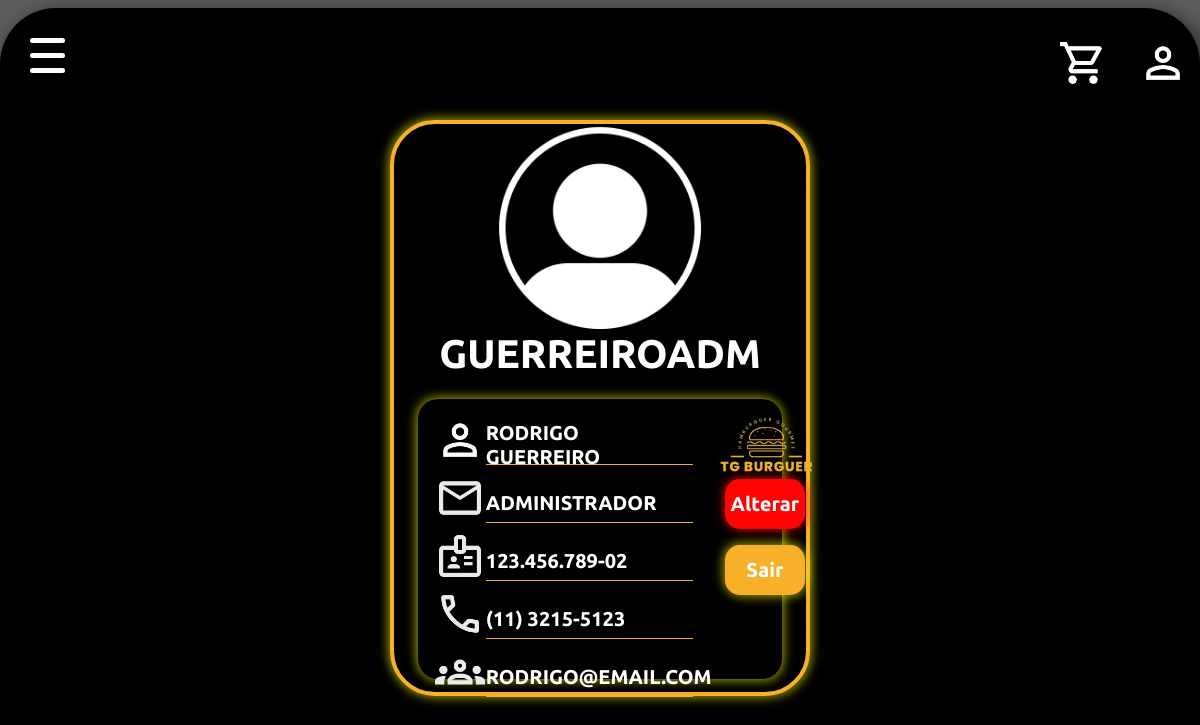
Screenshot of /PaginaInicial/phps/perfil.php (signed in) with the database file from the repository.
### tables this page shows
create table usuario(
codigo int not null primary key auto_increment,
nome varchar(80),
cpf varchar(15),
email varchar(80) ,
telefone varchar(15),
funcao varchar(140), 
usuario varchar(30), 
senha varchar(15)
);

### PaginaInicial/phps/perfil.php (the view, shortened to what this page needs)
<!DOCTYPE html>
<html lang="pt-BR">
<head>
    <link rel="stylesheet" href="../css/estilo.css">
</head>
<body>
    <div class="borda">
        <div class="">
            <div class="navbar">
                <nav class="menu">
                    <div class="menu_lines">
                        <span></span>
                        <span></span>
                        <span></span>
                    </div>
                </nav>
                <div class="perfillogo">
                    <div class="tamanhor"></div>
                    <div class="person"><a href="./carrinho.php"><img src="../imgs/carro.png" class="carimg"></a><a href="./perfil.php"><img src="../imgs/person.png" class="personimg"></a></div>
                </div>
            </div>
        </div>
        <?php
        if (isset($_SESSION['usuario'], $_SESSION['senha'], $_SESSION['logado'])) {
            $usuario = $_SESSION['usuario'];
            $senha = $_SESSION['senha'];
        ?>
            <div class="alinhamentoperfil">
                <?php
                $conexao = new PDO("mysql:host=127.0.0.1;dbname=fastfood", "root", "");
                $comandoSQL = $conexao->query("SELECT * FROM usuario where usuario = '$usuario' and senha = '$senha'");
                while ($linhaBD = $comandoSQL->fetch()) {
                ?>
                    <div class="bordaPerfil">
                        <div class="imgDoPerfil__Main">
                            <div class="imgDoPerfil">
                                <img src="../imgs/perfil.png" class="imgperfil" alt="">
                            </div>
                        </div>
                        <div class="nomeDoPerfil__Main">
                            <div class="nomePefil"><b><?php echo $linhaBD["usuario"] ?></b></div>
                        </div>
                        <div class="separacao">
                            <div class="dadosPessoais">
                                <div class="UsuarioPerfil__Main">
                                    <div class="UsuarioPerfil__Main-img">
                                        <img src="../imgs/person.png" class="imgUsuario" alt="">
                                    </div>
                                    <div class="UsuarioPerfil"><?php echo $linhaBD["nome"] ?></div>
                                </div>
                                <div class="UsuarioPerfil__Main espacamento">
                                    <div class="UsuarioPerfil__Main-img">
                                        <img src="../imgs/gmail2.png" class="imgUsuario" alt="">
                                    </div>
                                    <div class="UsuarioPerfil"><?php echo $linhaBD["funcao"] ?></div>
                                </div>
                                <div class="UsuarioPerfil__Main espacamento">
                                    <div class="UsuarioPerfil__Main-img">
                                        <img src="../imgs/cpf.png" class="imgUsuario" alt="">
                                    </div>
                                    <div class="UsuarioPerfil"><?php echo $linhaBD["cpf"] ?></div>
                                </div>
                                <div class="UsuarioPerfil__Main espacamento">
                                    <div class="UsuarioPerfil__Main-img">
                                        <img src="../imgs/telefone.png" class="imgUsuario" alt="">
                                    </div>
                                    <div class="UsuarioPerfil"><?php echo $linhaBD["telefone"] ?></div>
                                </div>
                                <div class="UsuarioPerfil__Main espacamento">
                                    <div class="UsuarioPerfil__Main-img">
                                        <img src="../imgs/cargo.png" class="imgUsuario" alt="">
                                    </div>
                                    <div class="UsuarioPerfil"><?php echo $linhaBD["email"] ?></div>
                                </div>
                            </div>
                            <div class="Botoes">
                                <div class="espaco">
                                    <img src="../imgs/logocortado.png" class="logoTG" alt="">
                                </div>
                                <div class="btns">
                                    <form action="PuxarAlteracao.php" method="post">
                                        <button name="button" class="editar" type="submit">Alterar</button>
                                    </form>
                                    <form action="" method="post">
                                        <button name="sair" class="btnsair" type="submit">Sair</button>
                                    </form>
                                </div>
                                <div class="logo">
                                </div>
                            </div>
                        </div>
                    </div>
                <?php
                }
                ?>
            </div>
        <?php
        }
        ?>
    </div>
</body>
</html>

### PaginaInicial/css/estilo.css (style rules this page uses)
* { padding: 0; margin: 0; box-sizing: border-box; list-style: none; }
body { width: 100%; height: 100vh; background-color: rgba(0, 0, 0, 0.637); justify-content: center; align-items: center; display: flex; min-height: 100vh; height: auto; }
.borda { border: 0.7vh rgb(34, 32, 32); width: 203vh; height: auto; min-height: 98vh; border-radius: 7vh; box-shadow: 0.7vh 0.7vh 2.5vh 0.3vh #0000008a; background-color: black; }
.menu .menu_lines { position: fixed; z-index: 999; width: 35px; height: 35px; }
.menu .menu_lines span { display: block; width: 35px; height: 5px; margin-bottom: 10px; background-color: rgb(255, 255, 255); border-radius: 3px; transition: all ease.2s; }
.menu { margin-left: 30px; margin-top: 30px; }
.perfillogo { height: 50px; display: flex; }
.tamanhor { width: 80%; height: 50px; }
.person { width: 19%; height: 50px; display: flex; gap: 30px; justify-content: end; }
.personimg { width: 50px; height: 50px; }
.carimg { width: 50px; height: 50px; }
.alinhamentoperfil { height: 80vh; display: flex; justify-content: center; align-items: center; }
.bordaPerfil { border: 4px #f8af29 solid; height: 72vh; width: 35%; border-radius: 45px; padding: 3vh; box-shadow: -2px -2px 11px #f8f80273, 2px 2px 11px #f8f80273; }
.imgDoPerfil__Main { height: 20vh; display: flex; justify-content: center; align-items: center; }
.imgDoPerfil { width: 50%; height: 20vh; display: flex; justify-content: center; align-items: center; }
.imgperfil { height: 250px; width: 250px; }
.nomeDoPerfil__Main { margin-top: 1vh; height: 75px; display: flex; justify-content: center; align-items: center; }
.nomePefil { font-size: 40px; font-weight: 700; font-family: "Ubuntu", sans-serif; color: #ffffff; text-transform: uppercase; }
.separacao { border: 4px 0 4px 0 #f8af29 solid; border-radius: 20px; margin-top: 1vh; height: 35vh; display: flex; box-shadow: -2px -2px 11px #f8f80273, 2px 2px 11px #f8f80273; }
.dadosPessoais { height: 33vh; width: 80%; padding: 2vh; }
.Botoes { height: 33vh; width: 15%; padding: 2vh 1vh 0 1vh; }
.UsuarioPerfil__Main { height: 50px; display: flex; }
.UsuarioPerfil__Main-img { width: 20%; display: flex; justify-content: center; align-items: center; }
.UsuarioPerfil { margin-top: 10px; width: 80%; font-size: 20px; font-weight: 700; font-family: "Ubuntu", sans-serif; color: #ffffff; text-transform: uppercase; display: flex; align-items: center; justify-content: last baseline; border-bottom: 1px #f8af29 solid; }
.imgUsuario { height: 50px; width: 50px; }
.espacamento { margin-top: 1vh; }
.espaco { height: 8vh; }
.btns { margin-left: 20%; height: 12vh; }
.logo { margin-top: 1vh; height: 5vh; }
.logoTG { width: 100px; height: 60px; }
.btnsair { margin-top: 2vh; background-color: #f8af29; width: 80px; height: 50px; font-size: 20px; font-weight: 700; font-family: "Ubuntu", sans-serif; color: #ffffff; border: 1px; box-shadow: -2px -2px 11px #f8f80273, 2px 2px 11px #f8f80273; border-radius: 15px; }
.editar { background-color: #ff0404; width: 80px; height: 50px; font-size: 20px; font-weight: 700; font-family: "Ubuntu", sans-serif; color: #ffffff; border: 1px; box-shadow: -2px -2px 11px #f81b0273, 2px 2px 11px #f8020273; border-radius: 15px; }

### rows the page displays
usuario: usuario "GUERREIROADM", nome "RODRIGO GUERREIRO", funcao "ADMINISTRADOR", cpf "123.456.789-02", telefone "(11) 3215-5123", email "RODRIGO@EMAIL.COM"
